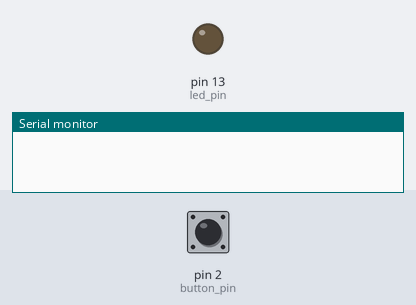
Recording of a sketch running on a simulated Arduino Uno, built with avr-gcc and run on an emulated ATmega328P. Shown: output pins drawn as LEDs (lit = HIGH), the last lines printed to the serial monitor. The test bench sets the inputs (shaded band); at power-on: pin 2 (button_pin) HIGH.

Above: at 1.2 s.
1.3 s: pin 2 (button_pin) pulled LOW for 0.15 s
At 2.0 s:
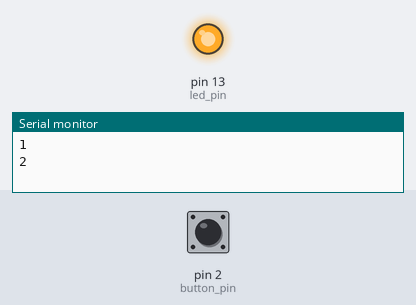
2.9 s: pin 2 (button_pin) pulled LOW for 3.2 s
At 3.7 s:
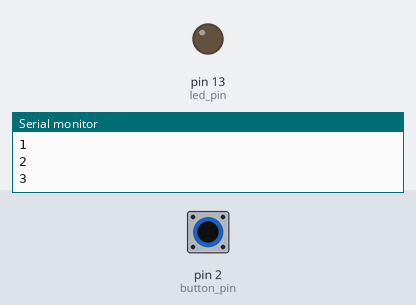
Timing chart, 0 to 7.6 s (numbered marks = the images above; inputs shaded):
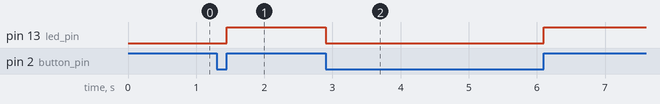

Measured:
- after the input at 1.3 s, pin 13 (led_pin): LOW → HIGH after 0.15 s
- after the input at 2.9 s, pin 13 (led_pin): HIGH → LOW at once, → HIGH 3.2 s later

The sketch:

08.NoDebouncing.ino
```cpp
int led_pin = 13;
int button_pin = 2;

// Add a variable to count the number of times the button is pressed
// to observe the bouncing problem
volatile int count = 0;

void handle_button() {
    digitalWrite(led_pin, digitalRead(button_pin));

    // Increment the count each time the button is pressed
    count++;

    // Print the count to the serial monitor
    Serial.println(count);
}

void handle_other_stuff() {
    delay(250);
}

void setup() {
    Serial.begin(9600);
    pinMode(led_pin, OUTPUT);
    pinMode(button_pin, INPUT_PULLUP);
    attachInterrupt(INT0, handle_button, CHANGE);
}

void loop() {
    handle_other_stuff();
}
```
